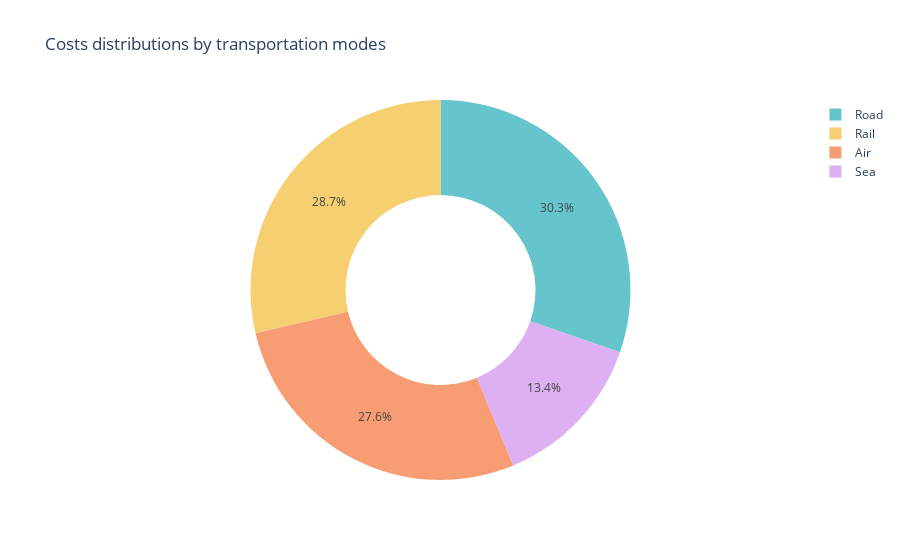

The notebook cell this image was saved under:
### Code cell
# Costs by transportation mode
Costs_trans = px.pie(df,
                     values='Costs',
                     names='Transportation modes',
                     title='Costs distributions by transportation modes',
                     hover_data=['Costs'],
                     hole=0.5,
                     color_discrete_sequence=px.colors.qualitative.Pastel)
pie.update_traces(textposition='inside',textinfo='label+percent')
Costs_trans.show()

### Figure 1 — Plotly figure (JSON) as saved in the notebook; plotly's stock layout.template omitted (floating-point values rounded to 4 significant figures)
{"data": [{"customdata": [[187.8], [503.1], [141.9], [254.8], [923.4], [235.5], [134.4], [802.1], [505.6], [995.9], [806.1], [126.7], [403.0], [547.2], [929.2], [127.9], [865.5], [670.9], [593.5], [477.3], [493.9], [523.4], [205.6], [196.3], [758.7], [458.5], [617.9], [762.5], [123.4], [764.9], [880.1], [609.4], [761.2], [371.3], [510.4], [553.4], [403.8], [183.9], [339.7], [653.7], [529.8], [275.5], [635.7], [716.0], [610.5], [495.3], [380.4], [581.6], [768.7], [336.9], [496.2], [695.0], [602.9], [750.7], [814.1], [323.0], [832.2], [482.2], [110.4], [312.6], [430.2], [164.4], [320.8], [687.3], [771.2], [555.9], [393.8], [169.3], [299.7], [207.7], [183.3], [405.2], [677.9], [866.5], [341.6], [873.1], [997.4], [852.6], [323.6], [351.5], [787.8], [276.8], [590.0], [683.0], [465.5], [842.7], [264.3], [879.4], [103.9], [517.5], [990.1], [996.8], [230.1], [823.5], [846.7], [778.9], [188.7], [540.1], [882.2], [210.7]], "domain": {"x": [0, 1], "y": [0, 1]}, "hole": 0.5, "hovertemplate": "Transportation modes=%{label}<br>Costs=%{customdata[0]}<extra></extra>", "labels": ["Road", "Road", "Air", "Rail", "Air", "Road", "Sea", "Road", "Sea", "Rail", "Road", "Air", "Road", "Road", "Air", "Sea", "Air", "Air", "Sea", "Road", "Air", "Air", "Rail", "Rail", "Air", "Road", "Rail", "Sea", "Air", "Road", "Road", "Rail", "Road", "Sea", "Road", "Sea", "Air", "Sea", "Air", "Air", "Road", "Sea", "Road", "Air", "Rail", "Rail", "Road", "Rail", "Rail", "Rail", "Rail", "Road", "Air", "Air", "Road", "Sea", "Air", "Rail", "Road", "Air", "Rail", "Air", "Sea", "Sea", "Air", "Rail", "Road", "Sea", "Rail", "Air", "Road", "Road", "Rail", "Road", "Rail", "Air", "Rail", "Road", "Sea", "Air", "Sea", "Rail", "Road", "Road", "Air", "Road", "Rail", "Sea", "Sea", "Rail", "Rail", "Rail", "Rail", "Air", "Rail", "Air", "Road", "Road", "Rail", "Rail"], "legendgroup": "", "name": "", "showlegend": true, "type": "pie", "values": [187.8, 503.1, 141.9, 254.8, 923.4, 235.5, 134.4, 802.1, 505.6, 995.9, 806.1, 126.7, 403.0, 547.2, 929.2, 127.9, 865.5, 670.9, 593.5, 477.3, 493.9, 523.4, 205.6, 196.3, 758.7, 458.5, 617.9, 762.5, 123.4, 764.9, 880.1, 609.4, 761.2, 371.3, 510.4, 553.4, 403.8, 183.9, 339.7, 653.7, 529.8, 275.5, 635.7, 716.0, 610.5, 495.3, 380.4, 581.6, 768.7, 336.9, 496.2, 695.0, 602.9, 750.7, 814.1, 323.0, 832.2, 482.2, 110.4, 312.6, 430.2, 164.4, 320.8, 687.3, 771.2, 555.9, 393.8, 169.3, 299.7, 207.7, 183.3, 405.2, 677.9, 866.5, 341.6, 873.1, 997.4, 852.6, 323.6, 351.5, 787.8, 276.8, 590.0, 683.0, 465.5, 842.7, 264.3, 879.4, 103.9, 517.5, 990.1, 996.8, 230.1, 823.5, 846.7, 778.9, 188.7, 540.1, 882.2, 210.7]}], "layout": {"legend": {"tracegroupgap": 0}, "piecolorway": ["rgb(102, 197, 204)", "rgb(246, 207, 113)", "rgb(248, 156, 116)", "rgb(220, 176, 242)", "rgb(135, 197, 95)", "rgb(158, 185, 243)", "rgb(254, 136, 177)", "rgb(201, 219, 116)", "rgb(139, 224, 164)", "rgb(180, 151, 231)", "rgb(179, 179, 179)"], "title": {"text": "Costs distributions by transportation modes"}}}
